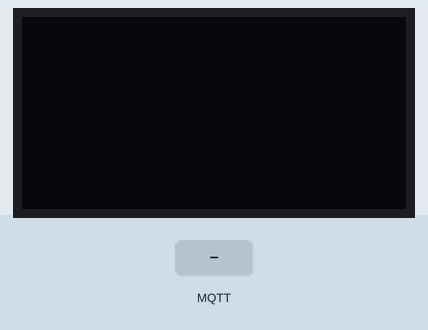
Simulated run of this sketch. Board: ESP32. Parts: 128×64 one-colour display. Inputs (shaded band) come from the test bench. WiFi joins after 1.5 s; servers stay silent unless stated; no MQTT or app messages arrive unless stated.

Above: at 2.7 s.
2.8 s: MQTT message "sensoridata" arrives on the first subscribed topic
At 4.0 s:
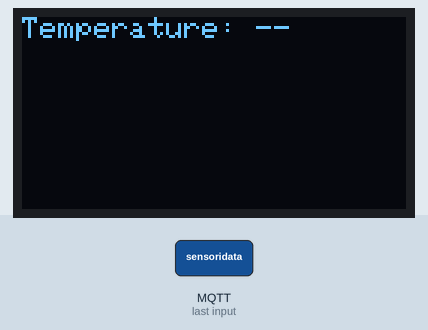
4.3 s: MQTT message "sensoridata" arrives on the second subscribed topic
At 5.3 s:
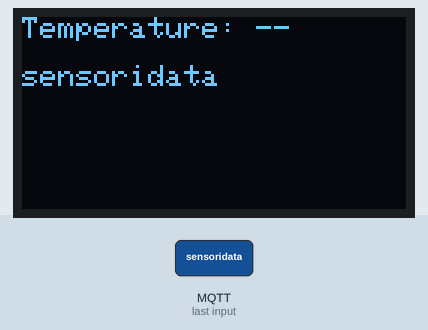
5.8 s: MQTT message "oled/display" arrives on the second subscribed topic
At 6.2 s:
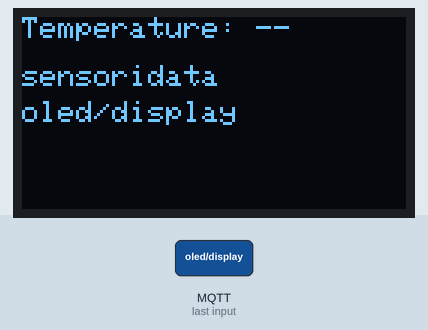
7.3 s: MQTT message "on" arrives on the second subscribed topic
At 8.5 s:
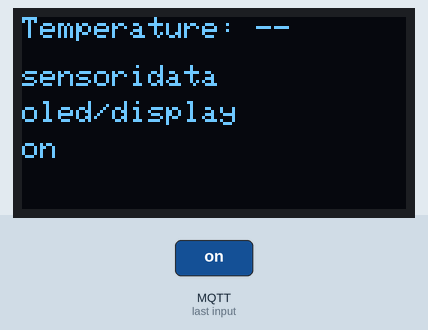
8.8 s: MQTT message "1" arrives on the second subscribed topic
At 9.7 s:
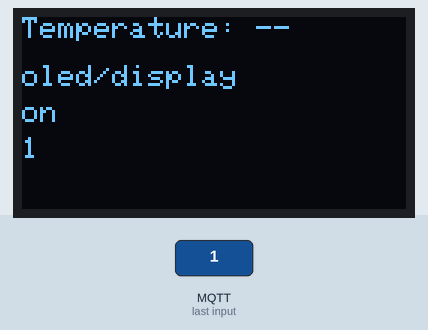
10.3 s: MQTT message "0" arrives on the second subscribed topic
At 11.0 s:
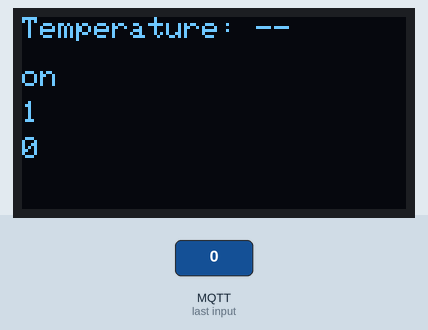
Timing chart, 0 to 12.8 s (numbered marks = the images above; inputs shaded):
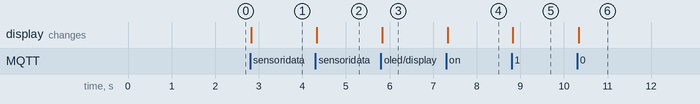

Measured:
- after the input at 2.8 s, the display: changes at once (image 1)
- after the input at 4.3 s, the display: changes at once (image 2)
- after the input at 5.8 s, the display: changes at once (image 3)
- after the input at 7.3 s, the display: changes at once (image 4)
- after the input at 8.8 s, the display: changes at once (image 5)
- after the input at 10.3 s, the display: changes at once (image 6)

The sketch:

Oled_Display_MQTT.ino
```cpp
#include <Wire.h>
#include <Adafruit_GFX.h>
#include <Adafruit_SSD1306.h>
#include <WiFi.h>
#include <PubSubClient.h>
#include <ArduinoJson.h>


#define SCREEN_WIDTH 128
#define SCREEN_HEIGHT 64
#define OLED_RESET    -1
Adafruit_SSD1306 display(SCREEN_WIDTH, SCREEN_HEIGHT, &Wire, OLED_RESET);

const char* ssid = "xxxx"; // Change to your WiFi SSID
const char* password = "??????"; // Change to your WiFi credentials
const char* mqtt_server = "192.168.1.102"; // Change to your broker IP

// Create a WiFi client and PubSubClient instance
WiFiClient espClient;
PubSubClient client(espClient);

// OLED message buffer
#define MAX_LINES 3
#define MAX_MSG_LEN 42

// Structure to hold messages for OLED display
typedef struct {
  char text[MAX_MSG_LEN];
} OledMsg;

// Global variables
OledMsg msgBuffer[MAX_LINES];
int msgCount = 0;
String latestTemp = "--";

QueueHandle_t oledQueue;

// Function to print the message buffer to the OLED display
void printBufferToOled() {
  display.clearDisplay();
  display.setTextSize(1.2);
  display.setTextColor(SSD1306_WHITE);
  display.setCursor(0, 0);
  display.print("Temperature: ");
  display.println(latestTemp);
  int y = 16;
  for (int i = 0; i < msgCount; i++) {
    display.setCursor(0, y);
    display.println(msgBuffer[i].text);
    y += 12;
  }
  display.display();
}

// Callback function for MQTT messages
void callback(char* topic, byte* payload, unsigned int length) {
  payload[length] = '\0';
  String message = String((char*)payload);

  // Handle different topics
  if (String(topic) == "sensoridata") {
    // Try to parse as JSON and extract temperature
    StaticJsonDocument<128> doc;
    DeserializationError error = deserializeJson(doc, message);
    if (!error && doc.containsKey("temperature")) {
      float temp = doc["temperature"];
      latestTemp = String(temp, 1) + " C";
    } else {
      latestTemp = "--";
    }
    printBufferToOled();
    // Add the latest temperature to the message buffer
  } else if (String(topic) == "oled/display") {
    OledMsg oledMsg;
    memset(&oledMsg, 0, sizeof(oledMsg));
    message.toCharArray(oledMsg.text, sizeof(oledMsg.text));
    xQueueSend(oledQueue, &oledMsg, 0);
  }
}

// Task to handle MQTT connection and message processing
void mqttTask(void *pvParameters) {
  for (;;) {
    if (!client.connected()) {
      while (!client.connected()) {
        if (client.connect("OledClient")) {
          client.subscribe("sensoridata");
          client.subscribe("oled/display");
        } else {
          vTaskDelay(2000 / portTICK_PERIOD_MS);
        }
      }
    }
    client.loop();
    vTaskDelay(10 / portTICK_PERIOD_MS);
  }
}

// Task to handle OLED display updates
void oledTask(void *pvParameters) {
  OledMsg oledMsg;
  for (;;) {
    if (xQueueReceive(oledQueue, &oledMsg, portMAX_DELAY) == pdTRUE) {
      // Shift buffer up if full
      if (msgCount == MAX_LINES) {
        for (int i = 1; i < MAX_LINES; i++) {
          msgBuffer[i - 1] = msgBuffer[i];
        }
        msgCount--;
      }
      // Add new message
      msgBuffer[msgCount++] = oledMsg;
      printBufferToOled();
    }
  }
}

// Setup function to initialize WiFi, MQTT, and OLED display
void setup() {
  Serial.begin(115200);
  if (!display.begin(SSD1306_SWITCHCAPVCC, 0x3C)) {
    while (1);
  }
  display.clearDisplay();
  display.display();

  WiFi.begin(ssid, password);
  while (WiFi.status() != WL_CONNECTED) {
    delay(500);
  }

  // Initialize MQTT client
  client.setServer(mqtt_server, 1883);
  client.setCallback(callback);

  // Initialize OLED message queue
  oledQueue = xQueueCreate(5, sizeof(OledMsg));
  xTaskCreate(mqttTask, "MQTT Task", 4096, NULL, 1, NULL);
  xTaskCreate(oledTask, "OLED Task", 2048, NULL, 1, NULL);
}

void loop() {
  // FreeRTOS tasks handle everything
}
```
